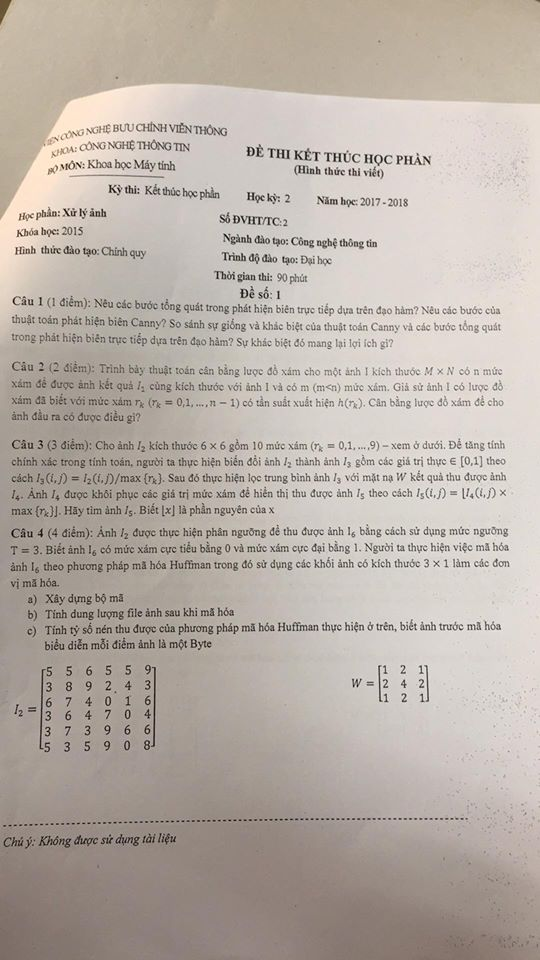
#> input picture De1.jpg, 540 x 960 px
$ python C2.py   (Python 2 division)
#> lines starting #> are read from the running program, lines starting #| are printed output that depends on the picture
import cv2
import numpy as np
import matplotlib
from matplotlib import pyplot as plt

i = cv2.imread('De1.jpg')
#> i is the input picture: shape (960, 540, 3); mean B, G, R 168.1, 176, 185.4

rows, cols, channels = i.shape
#> rows = 960; cols = 540; channels = 3

s = i
s[:, 0, :] = i[:, 0, :]

for c in range(1, cols):
    s[:, c, :] = 2 * i[:, c, :] - i[:, c - 1, :]
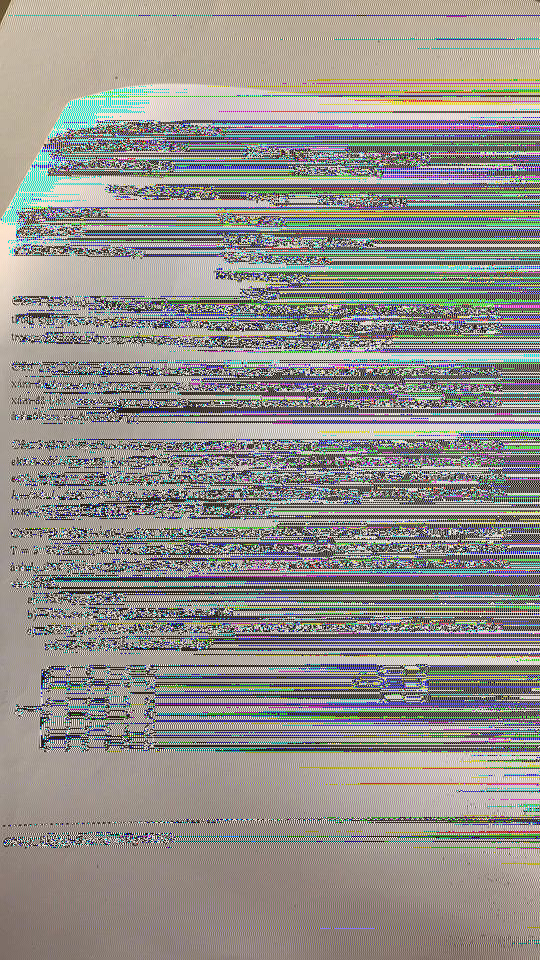
#> s: shape (960, 540, 3); mean B, G, R 138.9, 144, 146.7

test = s[:,:,2]
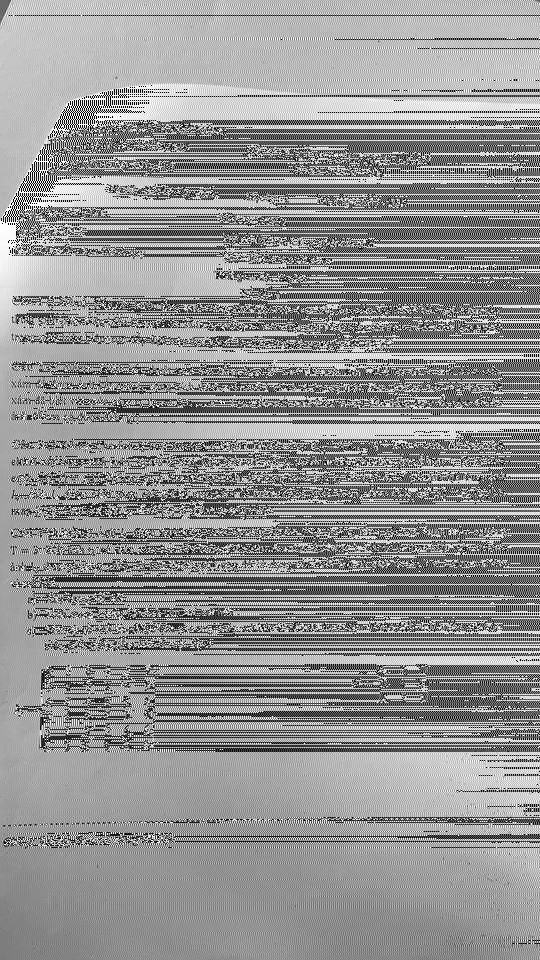
#> test: shape (960, 540); min 0, max 255, mean 146.7
unique, counts = np.unique(test, return_counts=True)
#> unique = 256 values from 0 to 255; counts = 256 values, max 4402 at index 162, min 909 at index 75, mean 2025
print test.shape
#| (960, 540)
print unique[counts.argmax()]
#| 162
print counts.max()
#| 4402

plt.subplot(121), plt.imshow(s)
plt.xticks([]), plt.yticks([])

plt.subplot(122), plt.hist(s[:,:,2].ravel(), 256, [0,256]); plt.show()
#> after `(plt.subplot(122), plt.hist(s[:, :, 2].ravel(), 256, [0, 256]))`:
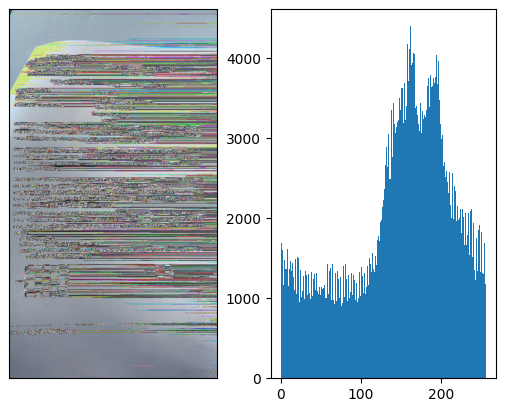
#> figure drawn by matplotlib, 2 panels; B, G, R data is drawn as R, G, B; panel 2: tallest bar 4402 high, from x = 162 to 163
